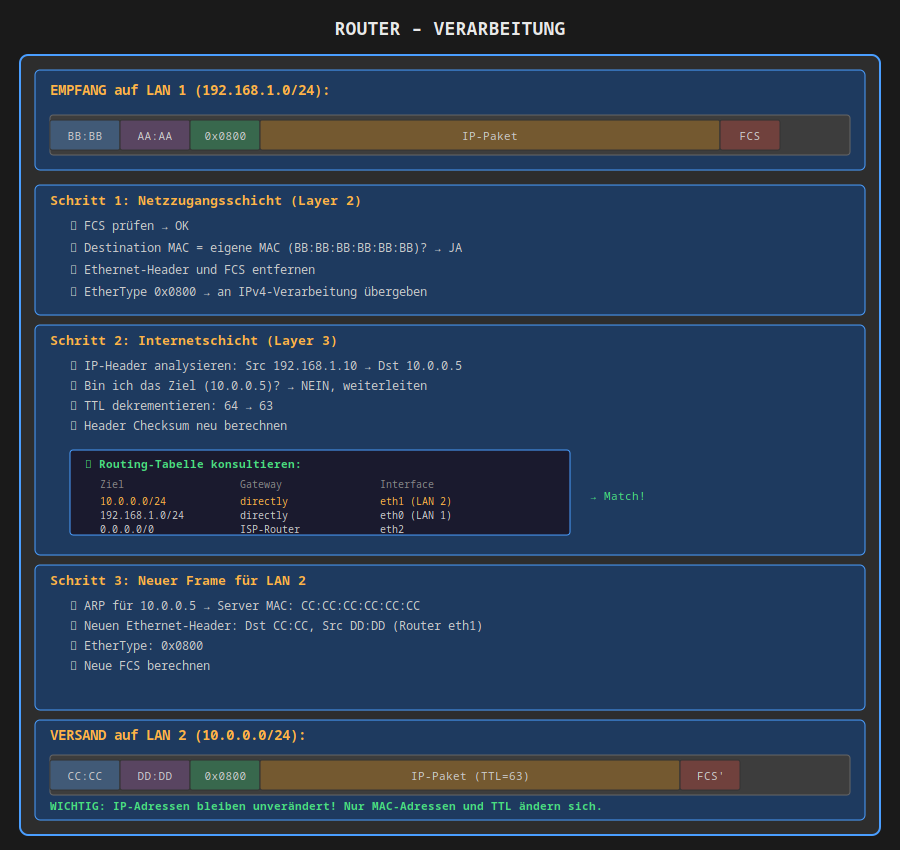
#> input picture .kiro/tmp/router-verarbeitung.png, 900 x 850 px, found by its file name
$ python create_router_verarbeitung.py
#> lines starting #> are read from the running program, lines starting #| are printed output that depends on the picture
#!/usr/bin/env python3
"""
Create router-verarbeitung.png - Router processing diagram showing
receive, process, and send steps with detailed explanations.
"""

import subprocess
from pathlib import Path
from lxml import etree
from PIL import Image

NSMAP = {None: "http://www.w3.org/2000/svg"}

def create_svg_root(width, height):
    """Create SVG root element."""
    root = etree.Element("svg", nsmap=NSMAP)
    root.set("width", str(width))
    root.set("height", str(height))
    root.set("viewBox", f"0 0 {width} {height}")

    # Black background
    etree.SubElement(root, "rect", x="0", y="0", width=str(width), height=str(height), fill="#1A1A1A")
    return root

def add_definitions(root):
    """Add defs for gradients etc."""
    return etree.SubElement(root, "defs")

def svg_to_string(root):
    """Convert SVG element to string."""
    return etree.tostring(root, pretty_print=True, xml_declaration=True, encoding="UTF-8").decode('utf-8')

def export_png(svg_path, png_path, width, height):
    """Export SVG to PNG using cairosvg."""
    import cairosvg
    cairosvg.svg2png(url=svg_path, write_to=png_path, output_width=width, output_height=height)

def create_grayscale_version(color_path, gray_path):
    """Create grayscale version of PNG."""
    img = Image.open(color_path)
    if img.mode == 'RGBA':
        gray = img.convert('LA')
        gray = gray.convert('RGBA')
    else:
        gray = img.convert('L').convert('RGB')
    gray.save(gray_path)

def create_router_verarbeitung():
    """Create the router processing diagram."""

    width = 900
    height = 850

    root = create_svg_root(width, height)
    defs = add_definitions(root)

    # Colors - theme-agnostic
    title_color = "#E8E8E8"
    text_color = "#CCCCCC"
    text_dark = "#333333"
    box_fill = "#2D2D2D"
    box_stroke = "#4A9EFF"
    section_fill = "#1E3A5F"
    check_color = "#4ADE80"
    highlight_color = "#FFB347"
    frame_fill = "#3D3D3D"
    arrow_color = "#4A9EFF"

    from lxml import etree
    NSMAP = {None: "http://www.w3.org/2000/svg"}

    # Title
    title = etree.SubElement(root, "text", x=str(width//2), y="35",
                             fill=title_color, attrib={
                                 "font-family": "monospace",
                                 "font-size": "18",
                                 "font-weight": "bold",
                                 "text-anchor": "middle"
                             })
    title.text = "ROUTER – VERARBEITUNG"

    # Main container
    etree.SubElement(root, "rect", x="20", y="55", width="860", height="780",
                     fill=box_fill, stroke=box_stroke, rx="8",
                     attrib={"stroke-width": "2"})

    # === EMPFANG SECTION ===
    etree.SubElement(root, "rect", x="35", y="70", width="830", height="100",
                     fill=section_fill, stroke=box_stroke, rx="5",
                     attrib={"stroke-width": "1"})

    recv_title = etree.SubElement(root, "text", x="50", y="95",
                                  fill=highlight_color, attrib={
                                      "font-family": "monospace",
                                      "font-size": "14",
                                      "font-weight": "bold"
                                  })
    recv_title.text = "EMPFANG auf LAN 1 (192.168.1.0/24):"

    # Frame visualization - receive
    etree.SubElement(root, "rect", x="50", y="115", width="800", height="40",
                     fill=frame_fill, stroke="#666666", rx="3")

    # Frame segments
    segments = [
        (50, 70, "BB:BB", "#4A9EFF"),
        (120, 70, "AA:AA", "#9B59B6"),
        (190, 70, "0x0800", "#2ECC71"),
        (260, 460, "IP-Paket", "#F39C12"),
        (720, 60, "FCS", "#E74C3C")
    ]

    for x, w, label, color in segments:
        etree.SubElement(root, "rect", x=str(x), y="120", width=str(w), height="30",
                         fill=color, stroke="#333333", rx="2",
                         attrib={"fill-opacity": "0.3", "stroke-width": "1"})
        txt = etree.SubElement(root, "text", x=str(x + w//2), y="140",
                               fill=text_color, attrib={
                                   "font-family": "monospace",
                                   "font-size": "11",
                                   "text-anchor": "middle"
                               })
        txt.text = label

    # === SCHRITT 1: Netzzugangsschicht ===
    y_start = 185
    etree.SubElement(root, "rect", x="35", y=str(y_start), width="830", height="130",
                     fill=section_fill, stroke=box_stroke, rx="5",
                     attrib={"stroke-width": "1"})

    step1_title = etree.SubElement(root, "text", x="50", y=str(y_start + 20),
                                   fill=highlight_color, attrib={
                                       "font-family": "monospace",
                                       "font-size": "13",
                                       "font-weight": "bold"
                                   })
    step1_title.text = "Schritt 1: Netzzugangsschicht (Layer 2)"

    step1_items = [
        "✓ FCS prüfen → OK",
        "✓ Destination MAC = eigene MAC (BB:BB:BB:BB:BB:BB)? → JA",
        "✓ Ethernet-Header und FCS entfernen",
        "✓ EtherType 0x0800 → an IPv4-Verarbeitung übergeben"
    ]

    for i, item in enumerate(step1_items):
        txt = etree.SubElement(root, "text", x="70", y=str(y_start + 45 + i*22),
                               fill=text_color, attrib={
                                   "font-family": "monospace",
                                   "font-size": "12"
                               })
        txt.text = item

    # === SCHRITT 2: Internetschicht ===
    y_start = 325
    etree.SubElement(root, "rect", x="35", y=str(y_start), width="830", height="230",
                     fill=section_fill, stroke=box_stroke, rx="5",
                     attrib={"stroke-width": "1"})

    step2_title = etree.SubElement(root, "text", x="50", y=str(y_start + 20),
                                   fill=highlight_color, attrib={
                                       "font-family": "monospace",
                                       "font-size": "13",
                                       "font-weight": "bold"
                                   })
    step2_title.text = "Schritt 2: Internetschicht (Layer 3)"

    step2_items = [
        "✓ IP-Header analysieren: Src 192.168.1.10 → Dst 10.0.0.5",
        "✓ Bin ich das Ziel (10.0.0.5)? → NEIN, weiterleiten",
        "✓ TTL dekrementieren: 64 → 63",
        "✓ Header Checksum neu berechnen"
    ]

    for i, item in enumerate(step2_items):
        txt = etree.SubElement(root, "text", x="70", y=str(y_start + 45 + i*20),
                               fill=text_color, attrib={
                                   "font-family": "monospace",
                                   "font-size": "12"
                               })
        txt.text = item

    # Routing table
    rt_y = y_start + 125
    etree.SubElement(root, "rect", x="70", y=str(rt_y), width="500", height="85",
                     fill="#1A1A2E", stroke="#4A9EFF", rx="3",
                     attrib={"stroke-width": "1"})

    rt_title = etree.SubElement(root, "text", x="85", y=str(rt_y + 18),
                                fill=check_color, attrib={
                                    "font-family": "monospace",
                                    "font-size": "11",
                                    "font-weight": "bold"
                                })
    rt_title.text = "✓ Routing-Tabelle konsultieren:"

    rt_headers = ["Ziel", "Gateway", "Interface"]
    rt_x = [100, 240, 380]
    for i, h in enumerate(rt_headers):
        txt = etree.SubElement(root, "text", x=str(rt_x[i]), y=str(rt_y + 38),
                               fill="#888888", attrib={
                                   "font-family": "monospace",
                                   "font-size": "10"
                               })
        txt.text = h

    rt_rows = [
        ("10.0.0.0/24", "directly", "eth1 (LAN 2)"),
        ("192.168.1.0/24", "directly", "eth0 (LAN 1)"),
        ("0.0.0.0/0", "ISP-Router", "eth2")
    ]

    for i, row in enumerate(rt_rows):
        for j, cell in enumerate(row):
            color = highlight_color if i == 0 else text_color
            txt = etree.SubElement(root, "text", x=str(rt_x[j]), y=str(rt_y + 55 + i*14),
                                   fill=color, attrib={
                                       "font-family": "monospace",
                                       "font-size": "10"
                                   })
            txt.text = cell

    # Match result
    match_txt = etree.SubElement(root, "text", x="590", y=str(rt_y + 50),
                                 fill=check_color, attrib={
                                     "font-family": "monospace",
                                     "font-size": "11"
                                 })
    match_txt.text = "→ Match!"

    # === SCHRITT 3: Neuer Frame ===
    y_start = 565
    etree.SubElement(root, "rect", x="35", y=str(y_start), width="830", height="145",
                     fill=section_fill, stroke=box_stroke, rx="5",
                     attrib={"stroke-width": "1"})

    step3_title = etree.SubElement(root, "text", x="50", y=str(y_start + 20),
                                   fill=highlight_color, attrib={
                                       "font-family": "monospace",
                                       "font-size": "13",
                                       "font-weight": "bold"
                                   })
    step3_title.text = "Schritt 3: Neuer Frame für LAN 2"

    step3_items = [
        "✓ ARP für 10.0.0.5 → Server MAC: CC:CC:CC:CC:CC:CC",
        "✓ Neuen Ethernet-Header: Dst CC:CC, Src DD:DD (Router eth1)",
        "✓ EtherType: 0x0800",
        "✓ Neue FCS berechnen"
    ]

    for i, item in enumerate(step3_items):
        txt = etree.SubElement(root, "text", x="70", y=str(y_start + 45 + i*20),
                               fill=text_color, attrib={
                                   "font-family": "monospace",
                                   "font-size": "12"
                               })
        txt.text = item

    # === VERSAND SECTION ===
    y_start = 720
    etree.SubElement(root, "rect", x="35", y=str(y_start), width="830", height="100",
                     fill=section_fill, stroke=box_stroke, rx="5",
                     attrib={"stroke-width": "1"})

    send_title = etree.SubElement(root, "text", x="50", y=str(y_start + 20),
                                  fill=highlight_color, attrib={
                                      "font-family": "monospace",
                                      "font-size": "14",
                                      "font-weight": "bold"
                                  })
    send_title.text = "VERSAND auf LAN 2 (10.0.0.0/24):"

    # Frame visualization - send
    etree.SubElement(root, "rect", x="50", y=str(y_start + 35), width="800", height="40",
                     fill=frame_fill, stroke="#666666", rx="3")

    segments_out = [
        (50, 70, "CC:CC", "#4A9EFF"),
        (120, 70, "DD:DD", "#9B59B6"),
        (190, 70, "0x0800", "#2ECC71"),
        (260, 420, "IP-Paket (TTL=63)", "#F39C12"),
        (680, 60, "FCS'", "#E74C3C")
    ]

    for x, w, label, color in segments_out:
        etree.SubElement(root, "rect", x=str(x), y=str(y_start + 40), width=str(w), height="30",
                         fill=color, stroke="#333333", rx="2",
                         attrib={"fill-opacity": "0.3", "stroke-width": "1"})
        txt = etree.SubElement(root, "text", x=str(x + w//2), y=str(y_start + 60),
                               fill=text_color, attrib={
                                   "font-family": "monospace",
                                   "font-size": "11",
                                   "text-anchor": "middle"
                               })
        txt.text = label

    # Important note
    note = etree.SubElement(root, "text", x="50", y=str(y_start + 90),
                            fill=check_color, attrib={
                                "font-family": "monospace",
                                "font-size": "11",
                                "font-weight": "bold"
                            })
    note.text = "WICHTIG: IP-Adressen bleiben unverändert! Nur MAC-Adressen und TTL ändern sich."

    return root, width, height

def main():
    output_dir = Path("/media/andhue/Wissen/open-lectures/.kiro/tmp")
    output_dir.mkdir(parents=True, exist_ok=True)

    root, width, height = create_router_verarbeitung()

    # Save SVG
    svg_path = output_dir / "router-verarbeitung.svg"
    svg_content = svg_to_string(root)
    with open(svg_path, 'w', encoding='utf-8') as f:
        f.write(svg_content)
    print(f"Created: {svg_path}")

    # Export PNG
    png_path = output_dir / "router-verarbeitung.png"
    export_png(str(svg_path), str(png_path), width, height)
    print(f"Created: {png_path}")

    # Create grayscale version
    gray_path = output_dir / "router-verarbeitung_g.png"
    create_grayscale_version(str(png_path), str(gray_path))
#> in create_grayscale_version, img is the input picture: PIL image 900x850 RGB; mean R, G, B 40.6, 58.4, 81.7
#> in create_grayscale_version, `gray = img.convert('L').convert('RGB')`:
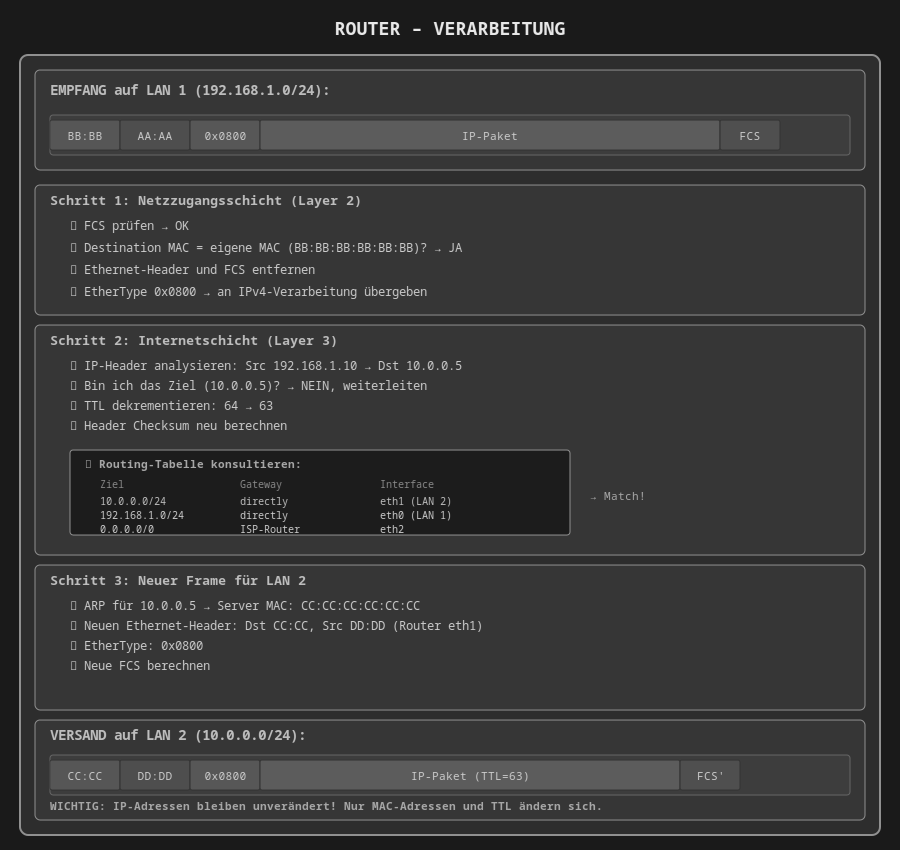
#> gray: PIL image 900x850 RGB; min 26, max 232, mean 55.8
    print(f"Created: {gray_path}")

if __name__ == "__main__":
    main()
